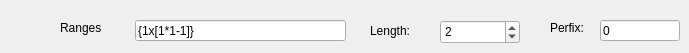
     <widget class="QWidget" name="tab_15">
      <attribute name="title">
       <string>Run</string>
      </attribute>
      <widget class="QSpinBox" name="txtDIRunLen">
       <property name="geometry">
        <rect>
         <x>440</x>
         <y>20</y>
         <width>80</width>
         <height>24</height>
        </rect>
       </property>
       <property name="toolTip">
        <string>&lt;html&gt;&lt;head/&gt;&lt;body&gt;&lt;p&gt;&lt;span style=&quot; font-size:18pt; color:#0000ff;&quot;&gt;RunLen: the length of run counter, e.g. RunLen=3 -&amp;gt; output run-001, rub-002&lt;/span&gt;&lt;/p&gt;&lt;p&gt;&lt;span style=&quot; font-size:18pt; color:#0000ff;&quot;&gt;RunLen &amp;gt; 1&lt;/span&gt;&lt;/p&gt;&lt;/body&gt;&lt;/html&gt;</string>
       </property>
       <property name="minimum">
        <number>1</number>
       </property>
       <property name="maximum">
        <number>999999999</number>
       </property>
       <property name="value">
        <number>2</number>
       </property>
      </widget>
      <widget class="QLineEdit" name="txtDIRunPer">
       <property name="geometry">
        <rect>
         <x>600</x>
         <y>20</y>
         <width>80</width>
         <height>21</height>
        </rect>
       </property>
       <property name="toolTip">
        <string>&lt;html&gt;&lt;head/&gt;&lt;body&gt;&lt;p&gt;&lt;span style=&quot; font-size:18pt; color:#0000ff;&quot;&gt;RunPer: content of subject counter, e.g. RunPer = 0 -&amp;gt; run-001 OR RunPer = A -&amp;gt; run-AA1&lt;/span&gt;&lt;/p&gt;&lt;/body&gt;&lt;/html&gt;</string>
       </property>
       <property name="text">
        <string>0</string>
       </property>
      </widget>
      <widget class="QLabel" name="label_27">
       <property name="geometry">
        <rect>
         <x>370</x>
         <y>20</y>
         <width>60</width>
         <height>21</height>
        </rect>
       </property>
       <property name="text">
        <string>Length:</string>
       </property>
      </widget>
      <widget class="QLabel" name="label_28">
       <property name="geometry">
        <rect>
         <x>550</x>
         <y>20</y>
         <width>60</width>
         <height>16</height>
        </rect>
       </property>
       <property name="text">
        <string>Perfix:</string>
       </property>
      </widget>
      <widget class="QLineEdit" name="txtDIRunRange">
       <property name="geometry">
        <rect>
         <x>135</x>
         <y>20</y>
         <width>211</width>
         <height>21</height>
        </rect>
       </property>
       <property name="toolTip">
        <string>&lt;html&gt;&lt;head/&gt;&lt;body&gt;&lt;p&gt;&lt;span style=&quot; font-size:18pt; color:#0000ff;&quot;&gt;RunRange is a 3D tensor --- defining as {ax[b*c-d];...}&lt;/span&gt;&lt;/p&gt;&lt;p&gt;&lt;span style=&quot; font-size:18pt; color:#0000ff;&quot;&gt;a is the number of subjects that [b*c-d] will be applied to them&lt;/span&gt;&lt;/p&gt;&lt;p&gt;&lt;span style=&quot; font-size:18pt; color:#0000ff;&quot;&gt;b denotes the number of counters in &amp;quot;a&amp;quot; subjects with c-d runs&lt;/span&gt;&lt;/p&gt;&lt;p&gt;&lt;span style=&quot; font-size:18pt; color:#0000ff;&quot;&gt;c-d is an interval of runs for the corresponding counters and subjects&lt;/span&gt;&lt;/p&gt;&lt;p&gt;&lt;span style=&quot; font-size:18pt; color:#0000ff;&quot;&gt;; is the separator for subjects&lt;/span&gt;&lt;/p&gt;&lt;p&gt;&lt;span style=&quot; font-size:18pt; color:#0000ff;&quot;&gt;, is the separator for counters&lt;/span&gt;&lt;/p&gt;&lt;p&gt;&lt;span style=&quot; font-size:18pt; color:#0000ff;&quot;&gt;A single 1 coefficient can be interpreted as all subjects/counters as well&lt;/span&gt;&lt;/p&gt;&lt;p&gt;&lt;span style=&quot; font-size:18pt; color:#0000ff;&quot;&gt;Example 1: If we have 12 subjects with 3 counters, each has runs from 5 to 10: {12x[3*5-10]}&lt;/span&gt;&lt;/p&gt;&lt;p&gt;&lt;span style=&quot; font-size:18pt; color:#0000ff;&quot;&gt;Example 2: If we have 6 subjects with 3 counters + 5 subjects with 2 counters, each has runs from 1 to 6: {6x[3*1-6];5x[2*1-6]}&lt;/span&gt;&lt;/p&gt;&lt;p&gt;&lt;span style=&quot; font-size:18pt; color:#0000ff;&quot;&gt;Example 3: If we have 2 subjects with 6 counters, where the first 3 counters have 1-8 runs and the second 2 counters have 4-9 runs, and the last counter only has run 7: {2x[3*1-8, 2*4-9, 7]}&lt;/span&gt;&lt;/p&gt;&lt;p&gt;&lt;br/&gt;&lt;/p&gt;&lt;/body&gt;&lt;/html&gt;</string>
       </property>
       <property name="text">
        <string>{1x[1*1-1]}</string>
       </property>
      </widget>
      <widget class="QLabel" name="label_20">
       <property name="geometry">
        <rect>
         <x>60</x>
         <y>20</y>
         <width>71</width>
         <height>16</height>
        </rect>
       </property>
       <property name="text">
        <string>Ranges</string>
       </property>
      </widget>
     </widget>
